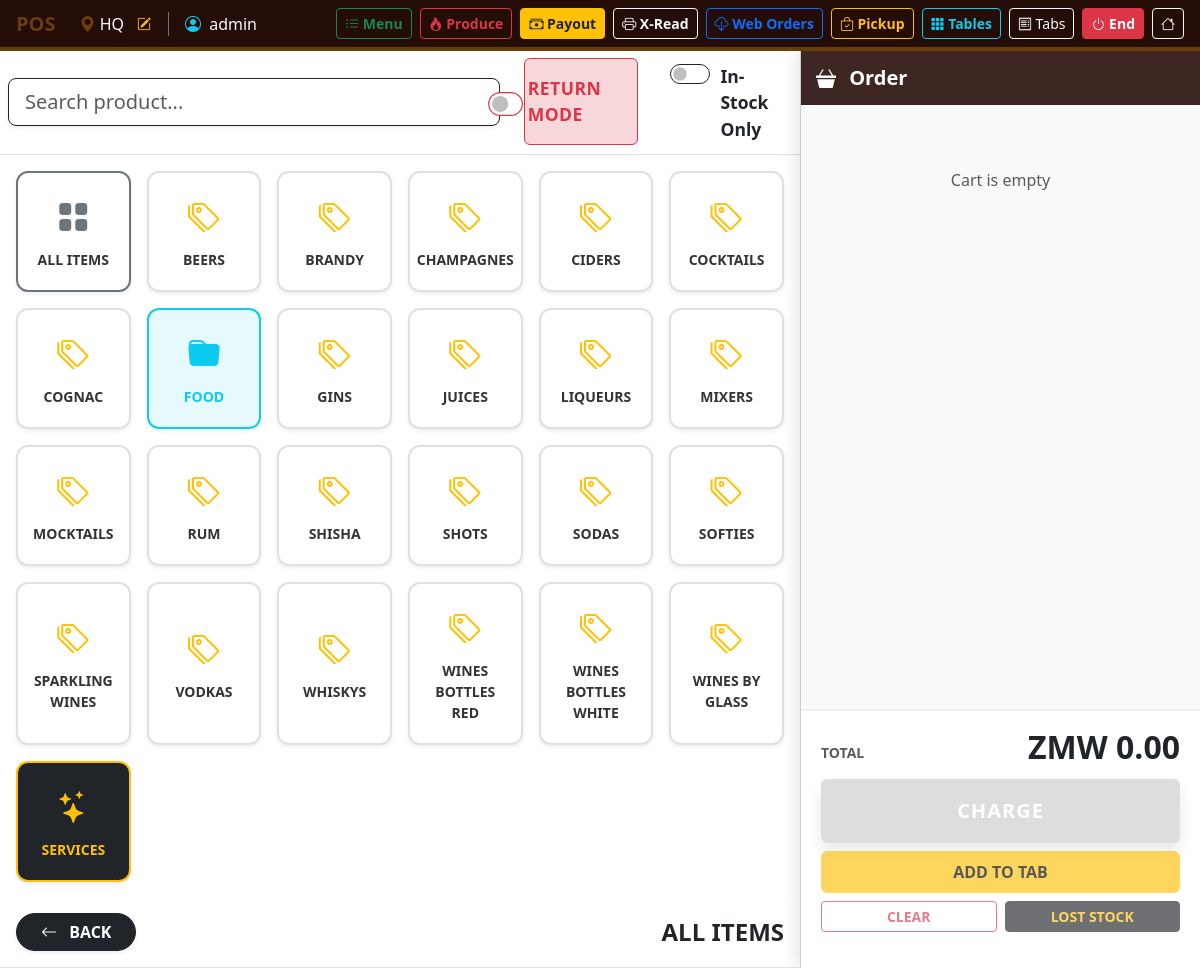
The app's page /index.php?page=pos (signed in) with its own data.
### tables this page shows
CREATE TABLE `categories` (
  `id` int NOT NULL AUTO_INCREMENT,
  `name` varchar(50) NOT NULL,
  `description` varchar(255) DEFAULT NULL,
  `parent_id` int DEFAULT NULL,
  `type` enum('food','drink','meal','ingredients','other') NOT NULL DEFAULT 'other',
  PRIMARY KEY (`id`),
  UNIQUE KEY `name` (`name`),
  KEY `fk_cat_parent` (`parent_id`),
  CONSTRAINT `fk_cat_parent` FOREIGN KEY (`parent_id`) REFERENCES `categories` (`id`) ON DELETE SET NULL
);

### src/pos.php (called while the page is built, shortened)
<?php
$locationId = $_SESSION['pos_location_id'] ?? $_SESSION['location_id'] ?? 0;
$locationName = $_SESSION['location_name'] ?? 'HQ';
$userId = $_SESSION['user_id'];
$tier = defined('LICENSE_TIER') ? LICENSE_TIER : 'lite';
$userRole = strtolower($_SESSION['role'] ?? '');
$isManager = in_array($userRole, ['admin', 'manager', 'dev']);
$stmt = $pdo->prepare("SELECT id, starting_cash FROM shifts WHERE user_id = ? AND location_id = ? AND status = 'open' ORDER BY id DESC LIMIT 1");
$stmt->execute([$userId, $locationId]);
$activeShift = $stmt->fetch(PDO::FETCH_ASSOC);
$activeShiftId = $activeShift['id'] ?? null;
$categories = $pdo->query("SELECT * FROM categories ORDER BY name ASC")->fetchAll(PDO::FETCH_ASSOC);
$balance = 0; foreach($_SESSION['cart'] as $i) { $balance += $i['price'] * $i['qty']; }
?>

### templates/pos.php (the view, shortened to what this page needs)
<!DOCTYPE html>
<html lang="en">
<head>
    <link href="https://cdn.jsdelivr.net/npm/bootstrap@5.3.0/dist/css/bootstrap.min.css" rel="stylesheet">
    <link rel="stylesheet" href="https://cdn.jsdelivr.net/npm/bootstrap-icons@1.10.5/font/bootstrap-icons.css">
</head>
<body>
    <div class="header-custom p-2 d-flex justify-content-between align-items-center" id="mainHeader">
        <div class="d-flex align-items-center ps-2">
            <span class="fs-5 fw-bold text-warning me-3" id="headerPosLabel">POS</span>
            <span class="text-light ms-2"><i class="bi bi-geo-alt-fill text-warning" id="headerLocIcon"></i> <?= htmlspecialchars($locationName) ?></span>
            <button type="button" class="btn btn-sm btn-link text-warning ms-1 me-2" data-bs-toggle="modal" data-bs-target="#locationModal" title="Change Location"><i class="bi bi-pencil-square"></i></button>
            <span class="text-light border-start border-secondary ps-3"><i class="bi bi-person-circle text-info me-1"></i> <?= htmlspecialchars($_SESSION['username'] ?? 'User') ?></span>
        </div>
        <div class="d-flex gap-2 pe-2">
            <?php if($isManager && in_array($tier, ['pro+', 'enterprise'])): ?>
                <a href="index.php?page=menu" class="btn btn-outline-success btn-sm fw-bold"><i class="bi bi-list-ul"></i> Menu</a>
                <a href="index.php?page=kitchen" class="btn btn-outline-danger btn-sm fw-bold"><i class="bi bi-fire"></i> Produce</a>
            <?php endif; ?>
            <?php if ($activeShiftId): ?>
                <button type="button" class="btn btn-warning text-dark btn-sm fw-bold" data-bs-toggle="modal" data-bs-target="#expenseModal"><i class="bi bi-cash-stack"></i> Payout</button>
                <button type="button" onclick="showShiftReport(<?= $activeShiftId ?>)" class="btn btn-outline-light btn-sm fw-bold"><i class="bi bi-printer"></i> X-Read</button>
            <?php endif; ?>
            <?php if ($tier === 'enterprise'): ?>
                <button type="button" class="btn btn-outline-primary btn-sm fw-bold position-relative" data-bs-toggle="modal" data-bs-target="#onlineTabsModal">
                    <i class="bi bi-cloud-download"></i> Web Orders
                </button>
            <?php endif; ?>
            <?php if (in_array($tier, ['pro', 'pro+', 'enterprise'])): ?>
                <button type="button" class="btn btn-outline-warning btn-sm fw-bold position-relative" onclick="showPickupModal()">
                    <i class="bi bi-bag-check"></i> Pickup
                </button>
            <?php endif; ?>
            <?php if (in_array($tier, ['pro+', 'enterprise'])): ?>
                <button type="button" class="btn btn-outline-info btn-sm fw-bold" data-bs-toggle="modal" data-bs-target="#floorplanModal"><i class="bi bi-grid-3x3-gap-fill"></i> Tables</button>
            <?php endif; ?>
            <?php if (in_array($tier, ['pro', 'pro+', 'enterprise'])): ?>
                <button type="button" class="btn btn-outline-light btn-sm" data-bs-toggle="modal" data-bs-target="#tabsModal"><i class="bi bi-receipt"></i> Tabs</button>
            <?php endif; ?>
            <?php if ($activeShiftId): ?>
                <button type="button" class="btn btn-danger btn-sm fw-bold" data-bs-toggle="modal" data-bs-target="#endShiftModal"><i class="bi bi-power"></i> End</button>
            <?php else: ?><span class="badge bg-secondary">LOCKED</span><?php endif; ?>
            <?php if($isManager): ?>
            <a href="index.php?page=dashboard" class="btn btn-outline-light btn-sm" title="Dashboard"><i class="bi bi-house"></i></a>
            <?php else: ?>
            <a href="index.php?action=logout" class="btn btn-outline-danger btn-sm fw-bold" title="Logout"><i class="bi bi-power"></i> Exit</a>
            <?php endif; ?>
        </div>
    </div>
    <div class="workspace" style="<?= (!$activeShiftId) ? 'filter: blur(5px); pointer-events: none;' : '' ?>">
        <div class="product-section">
            <div class="bg-white p-2 border-bottom d-flex align-items-center gap-3">
                <input type="text" id="search" class="form-control form-control-lg flex-grow-1 border-dark shadow-sm" placeholder="Search product..." onkeyup="filter()">
                <div class="form-check form-switch fs-5 bg-danger-subtle border border-danger rounded px-3 py-1 ms-2" id="refundToggleContainer" style="display: flex; align-items: center; justify-content: center; height: 100%; transition: 0.3s;">
                    <input class="form-check-input border-danger me-2" type="checkbox" id="refundToggle" onchange="toggleRefundMode()" style="cursor:pointer; transform: scale(1.2);">
                    <label class="form-check-label fw-bold text-danger small text-uppercase" for="refundToggle" style="cursor:pointer; letter-spacing: 0.5px;">Return Mode</label>
                </div>
                <div class="form-check form-switch fs-5 ms-3">
                    <input class="form-check-input border-dark" type="checkbox" id="inStockToggle" onchange="applyFilters()">
                    <label class="form-check-label fw-bold text-dark small mt-1" for="inStockToggle">In-Stock Only</label>
                </div>
            </div>
            <?php
            $mainCats = [];
            $subCatsByParent = [];
            foreach($categories as $cat) {
                if (!empty($cat['parent_id'])) {
                    $subCatsByParent[$cat['parent_id']][] = $cat;
                } else {
                    $mainCats[] = $cat;
                }
            }
            ?>
            <div id="main-category-grid" class="p-3 bg-white" style="flex: 1 1 auto; overflow-y: auto;">
                <div class="row g-3">
                    <div class="col-4 col-md-3 col-lg-2">
                        <div class="cat-card h-100 shadow-sm border-secondary" onclick="filterItems('all', 'All Items')">
                            <i class="bi bi-grid-fill cat-icon text-secondary"></i>
                            <span class="small text-uppercase">All Items</span>
                        </div>
                    </div>
                    <?php foreach($mainCats as $cat): ?>
                        <?php $hasSubs = isset($subCatsByParent[$cat['id']]); ?>
                        <div class="col-4 col-md-3 col-lg-2">
                            <div class="cat-card h-100 shadow-sm <?= $hasSubs ? 'border-info bg-info bg-opacity-10' : '' ?>"
                                 onclick="<?= $hasSubs ? "showSubCategories('{$cat['id']}', '".htmlspecialchars(addslashes($cat['name']))."')" : "filterItems('{$cat['id']}', '".htmlspecialchars(addslashes($cat['name']))."')" ?>">
                                <i class="bi <?= $hasSubs ? 'bi-folder-fill text-info' : 'bi-tags text-warning' ?> cat-icon"></i>
                                <span class="small text-uppercase <?= $hasSubs ? 'fw-bold text-info' : '' ?>"><?= htmlspecialchars($cat['name']) ?></span>
                            </div>
                        </div>
                    <?php endforeach; ?>
                    <div class="col-4 col-md-3 col-lg-2">
                        <div class="cat-card h-100 text-warning border-warning bg-dark shadow-sm" onclick="switchTab('services', 'Services')">
                            <i class="bi bi-stars cat-icon"></i>
                            <span class="small text-uppercase">SERVICES</span>
                        </div>
                    </div>
                </div>
            </div>
            <div id="drilldown-header" class="bg-white p-3 border-bottom d-flex align-items-center justify-content-between shadow-sm" style="display:none; flex: 0 0 auto; position: relative; z-index: 10;">
                <button id="backBtn" class="btn btn-dark fw-bold px-4 rounded-pill shadow-sm"><i class="bi bi-arrow-left me-2"></i> BACK</button>
                <h4 class="m-0 fw-bold text-dark text-uppercase" id="currentCategoryLabel">All Items</h4>
            </div>
        </div>
        <div class="cart-panel" id="cartPanel">
            <div class="cart-header d-flex justify-content-between align-items-center" id="cartHeader">
                <h5 class="m-0 fw-bold"><i class="bi bi-basket3-fill me-2"></i> Order</h5>
            </div>
            <div class="cart-items">
                <?php if (empty($_SESSION['cart'])): ?><div class="text-center mt-5 text-muted"><p>Cart is empty</p></div><?php endif; ?>
            </div>
            <div class="cart-footer">
                <div class="d-flex justify-content-between align-items-end mb-3">
                    <span class="text-muted small fw-bold">TOTAL</span>
                    <span class="fs-2 fw-bold <?= $balance < 0 ? 'text-danger' : 'text-dark' ?> lh-1">ZMW <?= number_format($balance, 2) ?></span>
                </div>
                <div class="d-grid gap-2 mb-3">
                    <button type="button" class="btn w-100 py-3 btn-charge shadow <?= $balance < 0 ? 'bg-danger border-danger' : '' ?>" onclick="initCheckout(false)" <?= empty($_SESSION['cart']) ? 'disabled' : '' ?>><?= $balance < 0 ? 'REFUND CASH' : 'CHARGE' ?></button>
                    <?php if (in_array($tier, ['pro', 'pro+', 'enterprise'])): ?>
                    <div class="btn-group w-100">
                        <button type="button" class="btn btn-warning fw-bold py-2" data-bs-toggle="modal" data-bs-target="#addToTabModal" <?= empty($_SESSION['cart']) ? 'disabled' : '' ?>>ADD TO TAB</button>
                    </div>
                    <?php endif; ?>
                    <div class="row g-2">
                        <div class="col-<?= (in_array($tier, ['pro', 'pro+', 'enterprise'])) ? '6' : '12' ?>"><form method="POST" onsubmit="confirmAction(event, 'Clear Cart?', 'Empty order?')"><input type="hidden" name="clear_cart" value="1"><button class="btn btn-outline-danger w-100 btn-sm fw-bold" <?= empty($_SESSION['cart']) ? 'disabled' : '' ?>>CLEAR</button></form></div>
                        <?php if (in_array($tier, ['pro', 'pro+', 'enterprise'])): ?><div class="col-6"><button type="button" class="btn btn-dark w-100 btn-sm fw-bold text-warning" onclick="logWasteAuth()" <?= empty($_SESSION['cart']) ? 'disabled' : '' ?>>LOST STOCK</button></div><?php endif; ?>
                    </div>
                </div>
            </div>
        </div>
    </div>
</body>
</html>

### records on screen
categories: name "BEERS"
categories: name "BRANDY"
categories: name "CHAMPAGNES"
categories: name "CIDERS"
categories: name "COCKTAILS"
categories: name "COGNAC"
categories: name "FOOD"
categories: name "GINS"
categories: name "JUICES"
categories: name "LIQUEURS"
categories: name "MIXERS"
categories: name "MOCKTAILS"
categories: name "RUM"
categories: name "SHISHA"
categories: name "SHOTS"
categories: name "SODAS"
categories: name "SOFTIES"
categories: name "SPARKLING WINES"
categories: name "VODKAS"
categories: name "WHISKYS"
categories: name "WINES BOTTLES RED"
categories: name "WINES BOTTLES WHITE"
categories: name "WINES BY GLASS"

### other values on screen
$locationName "HQ"
$_SESSION['username'] "admin"
$balance "0.00"
